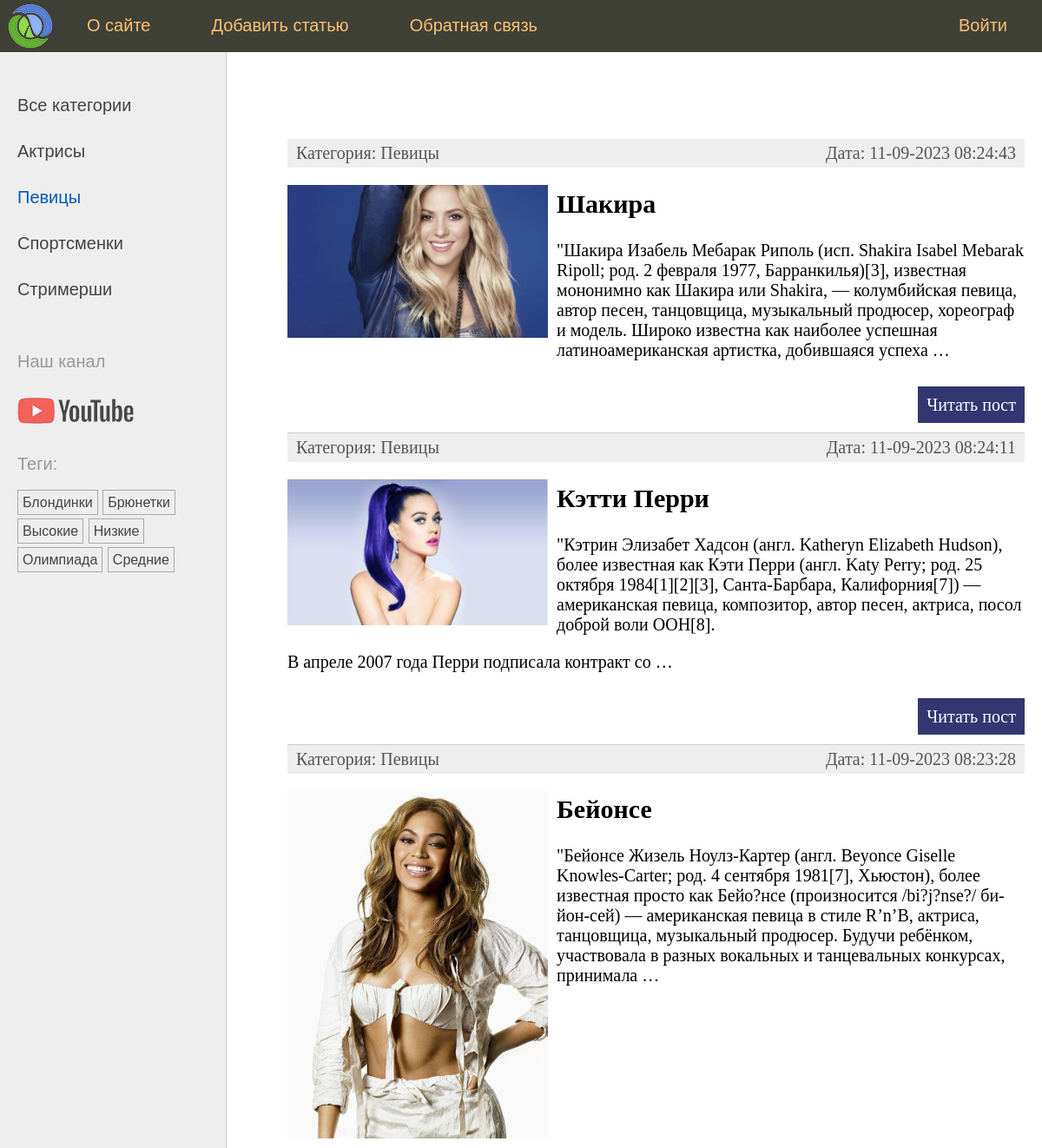
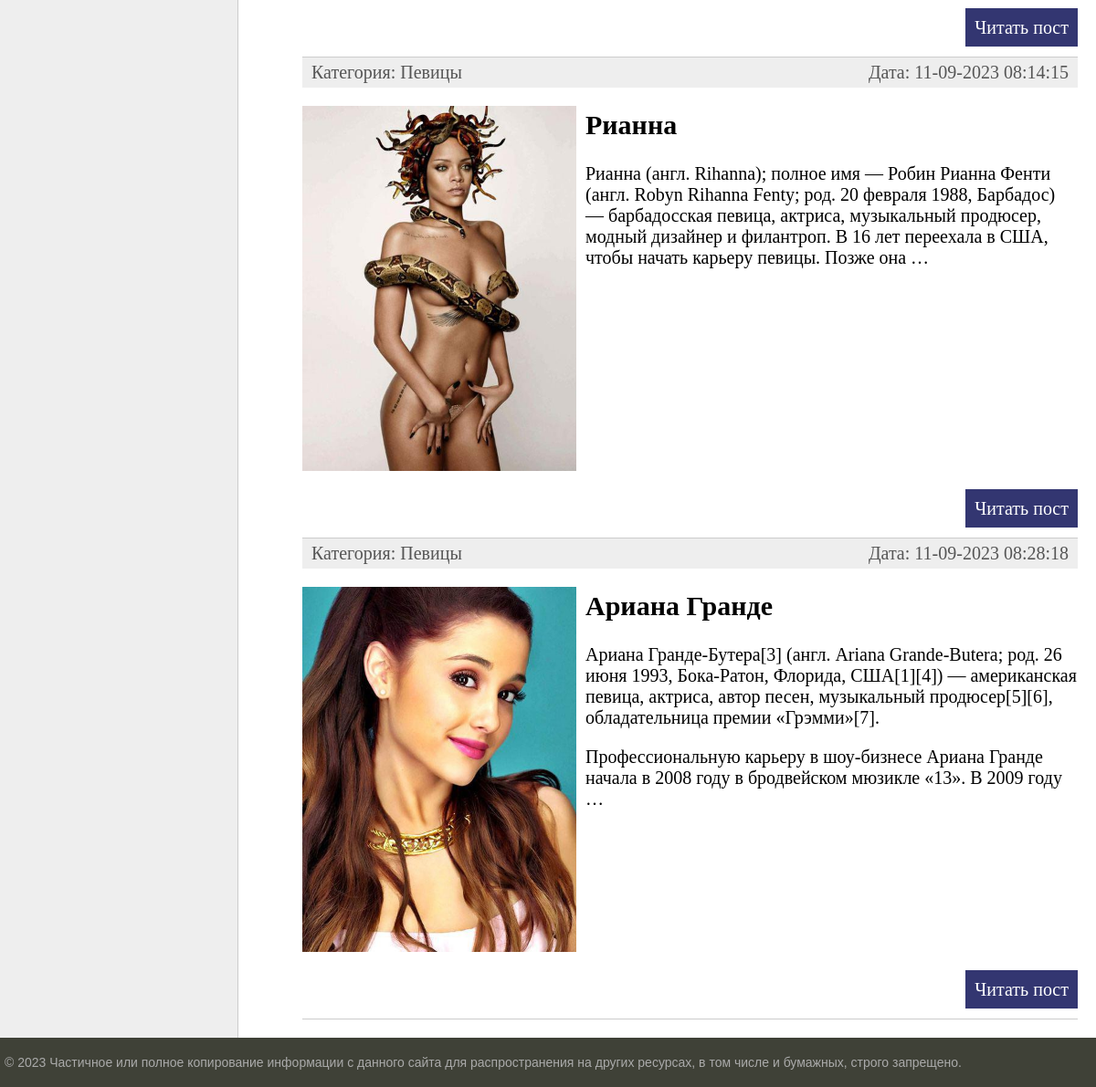
Screenshot of /category/pevicy/ with the database file from the repository (2 pictures, top to bottom).
### women/models.py (models this page shows, shortened)
class Category(models.Model):
    name = models.CharField(max_length=100, db_index=True, verbose_name='Категории')
    slug = models.SlugField(max_length=255, unique=True, db_index=True, verbose_name='Slug')
    def get_absolute_url(self):
        return reverse('category', kwargs={'cat_slug': self.slug})
    class Meta:
        verbose_name = 'Категория'
        verbose_name_plural = 'Категории'

class TagPost(models.Model):
    tag = models.CharField(max_length=100, db_index=True)
    slug = models.SlugField(max_length=255, db_index=True, unique=True)
    def get_absolute_url(self):
        return reverse('tag', kwargs={'tag_slug': self.slug})

class Women(models.Model):
    class Status(models.IntegerChoices):
        DRAFT = 0, 'Черновик'
        PUBLISHED = 1, 'Опубликовано'
    title = models.CharField(max_length=255, verbose_name='Заголовок')
    slug = models.SlugField(max_length=255, unique=True, db_index=True, verbose_name='Slug')
    photo = models.ImageField(upload_to='photos/%Y%m%d/', default=None, blank=True, null=True, verbose_name='Фото')
    content = models.TextField(blank=True, verbose_name='Текст статьи')
    time_create = models.DateTimeField(auto_now_add=True, verbose_name='Время создания')
    time_update = models.DateTimeField(auto_now=True, verbose_name='Время изменения')
    is_published = models.BooleanField(choices=tuple(map(lambda x: (bool(x[0]), x[1]), Status.choices)),
                                       default=Status.PUBLISHED, verbose_name='Статус')
    cat = models.ForeignKey('Category', on_delete=models.PROTECT, related_name='posts', verbose_name='Категории')
    tag = models.ManyToManyField('TagPost', blank=True, related_name='tags', verbose_name='Тэги')
    husband = models.OneToOneField('Husband', on_delete=models.SET_NULL,
                                   null=True, blank=True, related_name='wuman', verbose_name='Муж')
    objects = models.Manager()
    published = PublishedManager()
    class Meta:
        verbose_name = 'Известные женщины'
        verbose_name_plural = 'Известные женщины'
        ordering = ['-time_create']
        indexes = [
            models.Index(fields=['-time_create'])
        ]
    def get_absolute_url(self):
        return reverse('post', kwargs={'post_slug': self.slug})

### women/views.py (the view)
# urls.py: path('category/<slug:cat_slug>/', views.WomenCategory.as_view(), name='category'),
class WomenCategory(ListView):
    template_name = 'women/index.html'
    context_object_name = 'posts'
    allow_empty = False
    def get_queryset(self):
        return Women.published.filter(cat__slug=self.kwargs['cat_slug']).select_related('cat')
    def get_context_data(self, *, object_list=None, **kwargs):
        context = super().get_context_data(**kwargs)
        cat = context['posts'][0].cat
        context['title'] = "Категория - " + cat.name
        context['menu'] = menu
        context['cat_selected'] = cat.pk
        return context

### women/models.py (called while the page is built)
    def get_queryset(self):
        return super().get_queryset().filter(is_published=Women.Status.PUBLISHED)

### women/templatetags/women_tags.py (called while the page is built)
@register.inclusion_tag('women/list_categories.html')
def show_categories(cat_selected=0):
    cats = Category.objects.annotate(total=Count('posts')).filter(total__gt=0)
    return {'cats': cats, 'cat_selected': cat_selected}

@register.inclusion_tag('women/list_tags.html')
def show_all_tags():
    return {'tags': TagPost.objects.annotate(total=Count('tags')).filter(total__gt=0)}

### women/templates/women/index.html (shortened to what this page needs)
{% extends 'base.html' %}
{% block content %}
<ul class="list-articles">
	{% for p in posts %}
		<div class="article-panel">
    <p class="first">Категория: {{p.cat.name}}</p>
    <p class="last">Дата: {{p.time_update|date:'d-m-Y H:i:s'}}</p>
	</div>
		{% if p.photo %}
	<p><img class="img-article-left" src="{{p.photo.url}}"></p>
	{% endif %}
			<li><h2> {{p.title}}</h2>
    {% autoescape off %}
	{{p.content|linebreaks|truncatewords:40}}
    {% endautoescape %}
			<p class="link-read-post"><a href="{{ p.get_absolute_url }}">Читать пост</a></p>
			</li>
	{% endfor %}
</ul>
{% endblock %}

### women/templates/women/list_categories.html
{% for cat in cats %}
{% if cat_selected == cat.id %}
<li class="selected">{{cat.name}}</li>
{% else %}
<li><a href="{{ cat.get_absolute_url }}">{{cat.name}}</a></li>
{% endif %}
{% endfor %}

### women/templates/women/list_tags.html
{% if tags %}
    <p>Теги:</p>
    <ul class="tags-list">
        {% for t in tags %}
        <li><a href="{{ t.get_absolute_url }}">{{ t.tag }}</a></li>
        {% endfor %}
    </ul>
{% endif %}

### women/static/women/css/styles.css (style rules this page uses)
html, body { font-family: 'Arial'; margin: 0; padding: 0; height: 100%; width: 100%; color: #444; }
a { color: #0059b2; text-decoration: none; }
img { max-width: 600px; height: auto; }
img.img-article-left { max-width: 300px; height: auto; float: left; padding: 0 10px 10px 0; }
p.link-read-post { text-align: right; }
p.link-read-post a { padding: 10px; min-width: 100px; background: #333671; color: #fff; text-decoration: none; }
div.article-panel { background: #eee; padding: 5px 10px 5px 10px; box-sizing: border-box; overflow: hidden; color: #555; }
div.article-panel p.first { margin: 0; float: left; }
div.article-panel p.last { margin: 0; float: right; }
ul.list-articles { list-style: none; margin: 0; padding: 0; }
ul.list-articles li { border-bottom: 1px solid #ccc; }
.left-chapters ul { width: 230px; margin: 0; padding: 20px 10px 10px 20px; list-style: none; font-size: 20px; }
.left-chapters ul li { margin: 30px 0 0 0; color: #999; }
.left-chapters ul li.selected { color: #0059b2; }
.left-chapters ul li a { color: #444; text-decoration: none; }
ul.tags-list { width: 100%; margin: 0; padding: 0; list-style: none; }
ul.tags-list li { margin: 0; padding: 0 0 10px; display: inline-block; }
ul.tags-list li a { padding: 5px; font-size: 16px; border: 1px solid #aaa; }

### rows the page displays
Category: name "Актрисы"
Category: name "Певицы"
Category: name "Спортсменки"
Category: name "Стримерши"
TagPost: tag "Блондинки"
TagPost: tag "Брюнетки"
TagPost: tag "Высокие"
TagPost: tag "Низкие"
TagPost: tag "Олимпиада"
TagPost: tag "Средние"
Women: cat.name "Певицы", time_update "11-09-2023 08:24:43", photo (picture), title "Шакира", content "\"Шакира Изабель Мебарак Риполь (исп. Shakira Isabel Mebarak Ripoll; род. 2 февраля 1977, Барранкилья)[3], известная мононимно как Шакира или Shakira, — колумбийская певица, автор песен, танцовщица, музыкальный продюсер, хореограф и модель. Широко известна как наиболее успешная латиноамериканская артистка, добившаяся успеха …"
Women: cat.name "Певицы", time_update "11-09-2023 08:24:11", photo (picture), title "Кэтти Перри", content "\"Кэтрин Элизабет Хадсон (англ. Katheryn Elizabeth Hudson), более известная как Кэти Перри (англ. Katy Perry; род. 25 октября 1984[1][2][3], Санта-Барбара, Калифорния[7]) — американская певица, композитор, автор песен, актриса, посол доброй воли ООН[8]. В апреле 2007 года Перри подписала контракт со …"
Women: cat.name "Певицы", time_update "11-09-2023 08:23:28", photo (picture), title "Бейонсе", content "\"Бейонсе Жизель Ноулз-Картер (англ. Beyonce Giselle Knowles-Carter; род. 4 сентября 1981[7], Хьюстон), более известная просто как Бейо?нсе (произносится /bi?j?nse?/ би-йон-сей) — американская певица в стиле R’n’B, актриса, танцовщица, музыкальный продюсер. Будучи ребёнком, участвовала в разных вокальных и танцевальных конкурсах, принимала …"
Women: cat.name "Певицы", time_update "11-09-2023 08:14:15", photo (picture), title "Рианна", content "Рианна (англ. Rihanna); полное имя — Робин Рианна Фенти (англ. Robyn Rihanna Fenty; род. 20 февраля 1988, Барбадос) — барбадосская певица, актриса, музыкальный продюсер, модный дизайнер и филантроп. В 16 лет переехала в США, чтобы начать карьеру певицы. Позже она …"
Women: cat.name "Певицы", time_update "11-09-2023 08:28:18", photo (picture), title "Ариана Гранде", content "Ариана Гранде-Бутера[3] (англ. Ariana Grande-Butera; род. 26 июня 1993, Бока-Ратон, Флорида, США[1][4]) — американская певица, актриса, автор песен, музыкальный продюсер[5][6], обладательница премии «Грэмми»[7]. Профессиональную карьеру в шоу-бизнесе Ариана Гранде начала в 2008 году в бродвейском мюзикле «13». В 2009 году …"

### other values shown
{{ m.title }} "О сайте" "Добавить статью" "Обратная связь" "Войти"
